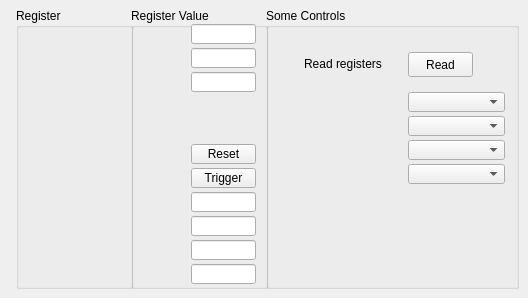
    <widget class="QWidget" name="tab_2">
     <attribute name="title">
      <string>Registers</string>
     </attribute>
     <widget class="QGroupBox" name="groupReg">
      <property name="geometry">
       <rect>
        <x>16</x>
        <y>8</y>
        <width>117</width>
        <height>281</height>
       </rect>
      </property>
      <property name="title">
       <string>Register</string>
      </property>
      <widget class="QCaLabelPlugin" name="qcalabelplugin_42">
       <property name="geometry">
        <rect>
         <x>48</x>
         <y>252</y>
         <width>58</width>
         <height>20</height>
        </rect>
       </property>
       <property name="alignment">
        <set>Qt::AlignRight|Qt::AlignTrailing|Qt::AlignVCenter</set>
       </property>
       <property name="variable" stdset="0">
        <string>$(P):LI:DCR.DESC</string>
       </property>
       <property name="variableSubstitutions" stdset="0">
        <string>P=TEST1:ADC</string>
       </property>
      </widget>
      <widget class="QCaLabelPlugin" name="qcalabelplugin_33">
       <property name="geometry">
        <rect>
         <x>37</x>
         <y>108</y>
         <width>69</width>
         <height>20</height>
        </rect>
       </property>
       <property name="alignment">
        <set>Qt::AlignRight|Qt::AlignTrailing|Qt::AlignVCenter</set>
       </property>
       <property name="variable" stdset="0">
        <string>$(P):LI:IVR.DESC</string>
       </property>
       <property name="variableSubstitutions" stdset="0">
        <string>P=TEST1:ADC</string>
       </property>
      </widget>
      <widget class="QCaLabelPlugin" name="qcalabelplugin_38">
       <property name="geometry">
        <rect>
         <x>48</x>
         <y>204</y>
         <width>58</width>
         <height>20</height>
        </rect>
       </property>
       <property name="alignment">
        <set>Qt::AlignRight|Qt::AlignTrailing|Qt::AlignVCenter</set>
       </property>
       <property name="variable" stdset="0">
        <string>$(P):LI:TR0.DESC</string>
       </property>
       <property name="variableSubstitutions" stdset="0">
        <string>P=TEST1:ADC</string>
       </property>
      </widget>
      <widget class="QCaLabelPlugin" name="qcalabelplugin_30">
       <property name="geometry">
        <rect>
         <x>48</x>
         <y>60</y>
         <width>58</width>
         <height>20</height>
        </rect>
       </property>
       <property name="alignment">
        <set>Qt::AlignRight|Qt::AlignTrailing|Qt::AlignVCenter</set>
       </property>
       <property name="variable" stdset="0">
        <string>$(P):LI:RCR.DESC</string>
       </property>
       <property name="variableSubstitutions" stdset="0">
        <string>P=TEST1:ADC</string>
       </property>
      </widget>
      <widget class="QCaLabelPlugin" name="qcalabelplugin_31">
       <property name="geometry">
        <rect>
         <x>37</x>
         <y>84</y>
         <width>69</width>
         <height>20</height>
        </rect>
       </property>
       <property name="alignment">
        <set>Qt::AlignRight|Qt::AlignTrailing|Qt::AlignVCenter</set>
       </property>
       <property name="variable" stdset="0">
        <string>$(P):LI:ICR.DESC</string>
       </property>
       <property name="variableSubstitutions" stdset="0">
        <string>P=TEST1:ADC</string>
       </property>
      </widget>
      <widget class="QCaLabelPlugin" name="qcalabelplugin_28">
       <property name="geometry">
        <rect>
         <x>48</x>
         <y>36</y>
         <width>58</width>
         <height>20</height>
        </rect>
       </property>
       <property name="alignment">
        <set>Qt::AlignRight|Qt::AlignTrailing|Qt::AlignVCenter</set>
       </property>
       <property name="variable" stdset="0">
        <string>$(P):LI:CCR.DESC</string>
       </property>
       <property name="variableSubstitutions" stdset="0">
        <string>P=TEST1:ADC</string>
       </property>
      </widget>
      <widget class="QCaLabelPlugin" name="qcalabelplugin_36">
       <property name="geometry">
        <rect>
         <x>48</x>
         <y>180</y>
         <width>58</width>
         <height>20</height>
        </rect>
       </property>
       <property name="alignment">
        <set>Qt::AlignRight|Qt::AlignTrailing|Qt::AlignVCenter</set>
       </property>
       <property name="variable" stdset="0">
        <string>$(P):LI:GAI.DESC</string>
       </property>
       <property name="variableSubstitutions" stdset="0">
        <string>P=TEST1:ADC</string>
       </property>
      </widget>
      <widget class="QCaLabelPlugin" name="qcalabelReset">
       <property name="geometry">
        <rect>
         <x>36</x>
         <y>132</y>
         <width>69</width>
         <height>20</height>
        </rect>
       </property>
       <property name="alignment">
        <set>Qt::AlignRight|Qt::AlignTrailing|Qt::AlignVCenter</set>
       </property>
       <property name="variable" stdset="0">
        <string>$(P):BO:RESET.DESC</string>
       </property>
       <property name="variableSubstitutions" stdset="0">
        <string>P=TEST1:ADC</string>
       </property>
      </widget>
      <widget class="QCaLabelPlugin" name="qcalabelplugin_40">
       <property name="geometry">
        <rect>
         <x>48</x>
         <y>228</y>
         <width>58</width>
         <height>20</height>
        </rect>
       </property>
       <property name="alignment">
        <set>Qt::AlignRight|Qt::AlignTrailing|Qt::AlignVCenter</set>
       </property>
       <property name="variable" stdset="0">
        <string>$(P):LI:TR1.DESC</string>
       </property>
       <property name="variableSubstitutions" stdset="0">
        <string>P=TEST1:ADC</string>
       </property>
      </widget>
      <widget class="QCaLabelPlugin" name="qcalabelSTrig">
       <property name="geometry">
        <rect>
         <x>4</x>
         <y>156</y>
         <width>101</width>
         <height>20</height>
        </rect>
       </property>
       <property name="alignment">
        <set>Qt::AlignRight|Qt::AlignTrailing|Qt::AlignVCenter</set>
       </property>
       <property name="variable" stdset="0">
        <string>$(P):BO:STRIG.DESC</string>
       </property>
       <property name="variableSubstitutions" stdset="0">
        <string>P=TEST1:ADC</string>
       </property>
      </widget>
      <widget class="QCaLabelPlugin" name="qcalabelplugin_25">
       <property name="geometry">
        <rect>
         <x>48</x>
         <y>12</y>
         <width>58</width>
         <height>20</height>
        </rect>
       </property>
       <property name="alignment">
        <set>Qt::AlignRight|Qt::AlignTrailing|Qt::AlignVCenter</set>
       </property>
       <property name="variable" stdset="0">
        <string>$(P):LI:CSR.DESC</string>
       </property>
       <property name="variableSubstitutions" stdset="0">
        <string>P=TEST1:ADC</string>
       </property>
      </widget>
     </widget>
     <widget class="QGroupBox" name="groupRegV">
      <property name="geometry">
       <rect>
        <x>131</x>
        <y>8</y>
        <width>137</width>
        <height>281</height>
       </rect>
      </property>
      <property name="title">
       <string>Register Value</string>
      </property>
      <widget class="QCaLabelPlugin" name="qcalabelplugin_35">
       <property name="geometry">
        <rect>
         <x>4</x>
         <y>184</y>
         <width>48</width>
         <height>20</height>
        </rect>
       </property>
       <property name="alignment">
        <set>Qt::AlignRight|Qt::AlignTrailing|Qt::AlignVCenter</set>
       </property>
       <property name="variable" stdset="0">
        <string>$(P):LI:GAI</string>
       </property>
       <property name="variableSubstitutions" stdset="0">
        <string>P=TEST1:ADC</string>
       </property>
       <property name="radix">
        <UInt>16</UInt>
       </property>
      </widget>
      <widget class="QCaLineEditPlugin" name="qcalineeditplugin_39">
       <property name="geometry">
        <rect>
         <x>60</x>
         <y>256</y>
         <width>65</width>
         <height>20</height>
        </rect>
       </property>
       <property name="variable" stdset="0">
        <string>$(P):LO:SC:DCR</string>
       </property>
       <property name="variableSubstitutions" stdset="0">
        <string>P=TEST1:ADC</string>
       </property>
       <property name="radix">
        <UInt>16</UInt>
       </property>
      </widget>
      <widget class="QCaLabelPlugin" name="qcalabelplugin_26">
       <property name="geometry">
        <rect>
         <x>4</x>
         <y>16</y>
         <width>48</width>
         <height>20</height>
        </rect>
       </property>
       <property name="alignment">
        <set>Qt::AlignRight|Qt::AlignTrailing|Qt::AlignVCenter</set>
       </property>
       <property name="variable" stdset="0">
        <string>$(P):LI:CSR</string>
       </property>
       <property name="variableSubstitutions" stdset="0">
        <string>P=TEST1:ADC</string>
       </property>
       <property name="radix">
        <UInt>16</UInt>
       </property>
      </widget>
      <widget class="QCaLineEditPlugin" name="qcalineeditplugin_38">
       <property name="geometry">
        <rect>
         <x>60</x>
         <y>232</y>
         <width>65</width>
         <height>20</height>
        </rect>
       </property>
       <property name="variable" stdset="0">
        <string>$(P):LO:SC:TR1</string>
       </property>
       <property name="variableSubstitutions" stdset="0">
        <string>P=TEST1:ADC</string>
       </property>
       <property name="radix">
        <UInt>16</UInt>
       </property>
      </widget>
      <widget class="QCaLabelPlugin" name="qcalabelplugin_39">
       <property name="geometry">
        <rect>
         <x>4</x>
         <y>232</y>
         <width>48</width>
         <height>20</height>
        </rect>
       </property>
       <property name="alignment">
        <set>Qt::AlignRight|Qt::AlignTrailing|Qt::AlignVCenter</set>
       </property>
       <property name="variable" stdset="0">
        <string>$(P):LI:TR1</string>
       </property>
       <property name="variableSubstitutions" stdset="0">
        <string>P=TEST1:ADC</string>
       </property>
       <property name="radix">
        <UInt>16</UInt>
       </property>
      </widget>
      <widget class="QCaLabelPlugin" name="qcalabelplugin_34">
       <property name="geometry">
        <rect>
         <x>4</x>
         <y>112</y>
         <width>48</width>
         <height>20</height>
        </rect>
       </property>
       <property name="alignment">
        <set>Qt::AlignRight|Qt::AlignTrailing|Qt::AlignVCenter</set>
       </property>
       <property name="variable" stdset="0">
        <string>$(P):LI:IVR</string>
       </property>
       <property name="variableSubstitutions" stdset="0">
        <string>P=TEST1:ADC</string>
       </property>
       <property name="radix">
        <UInt>16</UInt>
       </property>
      </widget>
      <widget class="QCaLineEditPlugin" name="qcalineeditplugin_33">
       <property name="geometry">
        <rect>
         <x>60</x>
         <y>16</y>
         <width>65</width>
         <height>20</height>
        </rect>
       </property>
       <property name="variable" stdset="0">
        <string>$(P):LO:SC:CSR</string>
       </property>
       <property name="variableSubstitutions" stdset="0">
        <string>P=TEST1:ADC</string>
       </property>
       <property name="radix">
        <UInt>16</UInt>
       </property>
      </widget>
      <widget class="QCaLabelPlugin" name="qcalabelplugin_32">
       <property name="geometry">
        <rect>
         <x>4</x>
         <y>88</y>
         <width>48</width>
         <height>20</height>
        </rect>
       </property>
       <property name="alignment">
        <set>Qt::AlignRight|Qt::AlignTrailing|Qt::AlignVCenter</set>
       </property>
       <property name="variable" stdset="0">
        <string>$(P):LI:ICR</string>
       </property>
       <property name="variableSubstitutions" stdset="0">
        <string>P=TEST1:ADC</string>
       </property>
       <property name="radix">
        <UInt>16</UInt>
       </property>
      </widget>
      <widget class="QCaLabelPlugin" name="qcalabelplugin_27">
       <property name="geometry">
        <rect>
         <x>4</x>
         <y>40</y>
         <width>48</width>
         <height>20</height>
        </rect>
       </property>
       <property name="alignment">
        <set>Qt::AlignRight|Qt::AlignTrailing|Qt::AlignVCenter</set>
       </property>
       <property name="variable" stdset="0">
        <string>$(P):LI:CCR</string>
       </property>
       <property name="variableSubstitutions" stdset="0">
        <string>P=TEST1:ADC</string>
       </property>
       <property name="radix">
        <UInt>16</UInt>
       </property>
      </widget>
      <widget class="QCaLineEditPlugin" name="qcalineeditplugin_35">
       <property name="geometry">
        <rect>
         <x>60</x>
         <y>64</y>
         <width>65</width>
         <height>20</height>
        </rect>
       </property>
       <property name="variable" stdset="0">
        <string>$(P):LO:SC:RCR</string>
       </property>
       <property name="variableSubstitutions" stdset="0">
        <string>P=TEST1:ADC</string>
       </property>
       <property name="radix">
        <UInt>16</UInt>
       </property>
      </widget>
      <widget class="QCaLineEditPlugin" name="qcalineeditplugin_36">
       <property name="geometry">
        <rect>
         <x>60</x>
         <y>184</y>
         <width>65</width>
         <height>20</height>
        </rect>
       </property>
       <property name="variable" stdset="0">
        <string>$(P):LO:SC:GAI</string>
       </property>
       <property name="variableSubstitutions" stdset="0">
        <string>P=TEST1:ADC</string>
       </property>
       <property name="radix">
        <UInt>16</UInt>
       </property>
      </widget>
      <widget class="QCaLabelPlugin" name="qcalabelplugin_29">
       <property name="geometry">
        <rect>
         <x>4</x>
         <y>64</y>
         <width>48</width>
         <height>20</height>
        </rect>
       </property>
       <property name="alignment">
        <set>Qt::AlignRight|Qt::AlignTrailing|Qt::AlignVCenter</set>
       </property>
       <property name="variable" stdset="0">
        <string>$(P):LI:RCR</string>
       </property>
       <property name="variableSubstitutions" stdset="0">
        <string>P=TEST1:ADC</string>
       </property>
       <property name="radix">
        <UInt>16</UInt>
       </property>
      </widget>
      <widget class="QCaLineEditPlugin" name="qcalineeditplugin_34">
       <property name="geometry">
        <rect>
         <x>60</x>
         <y>40</y>
         <width>65</width>
         <height>20</height>
        </rect>
       </property>
       <property name="variable" stdset="0">
        <string>$(P):LO:SC:CCR</string>
       </property>
       <property name="variableSubstitutions" stdset="0">
        <string>P=TEST1:ADC</string>
       </property>
       <property name="radix">
        <UInt>16</UInt>
       </property>
      </widget>
      <widget class="QCaLabelPlugin" name="qcalabelplugin_37">
       <property name="geometry">
        <rect>
         <x>4</x>
         <y>208</y>
         <width>48</width>
         <height>20</height>
        </rect>
       </property>
       <property name="alignment">
        <set>Qt::AlignRight|Qt::AlignTrailing|Qt::AlignVCenter</set>
       </property>
       <property name="variable" stdset="0">
        <string>$(P):LI:TR0</string>
       </property>
       <property name="variableSubstitutions" stdset="0">
        <string>P=TEST1:ADC</string>
       </property>
       <property name="radix">
        <UInt>16</UInt>
       </property>
      </widget>
      <widget class="QCaLabelPlugin" name="qcalabelplugin_41">
       <property name="geometry">
        <rect>
         <x>4</x>
         <y>256</y>
         <width>48</width>
         <height>20</height>
        </rect>
       </property>
       <property name="alignment">
        <set>Qt::AlignRight|Qt::AlignTrailing|Qt::AlignVCenter</set>
       </property>
       <property name="variable" stdset="0">
        <string>$(P):LI:DCR</string>
       </property>
       <property name="variableSubstitutions" stdset="0">
        <string>P=TEST1:ADC</string>
       </property>
       <property name="radix">
        <UInt>16</UInt>
       </property>
      </widget>
      <widget class="QCaPushButtonPlugin" name="qcapushbuttonplugin">
       <property name="geometry">
        <rect>
         <x>60</x>
         <y>136</y>
         <width>65</width>
         <height>20</height>
        </rect>
       </property>
       <property name="text">
        <string>Reset</string>
       </property>
       <property name="variable" stdset="0">
        <string>$(P):BO:RESET.PROC</string>
       </property>
       <property name="variableSubstitutions" stdset="0">
        <string>P=TEST1:ADC</string>
       </property>
       <property name="subscribe">
        <bool>false</bool>
       </property>
       <property name="pressText">
        <string>0</string>
       </property>
      </widget>
      <widget class="QCaPushButtonPlugin" name="qcapushbuttonplugin_2">
       <property name="geometry">
        <rect>
         <x>60</x>
         <y>160</y>
         <width>65</width>
         <height>20</height>
        </rect>
       </property>
       <property name="text">
        <string>Trigger</string>
       </property>
       <property name="variable" stdset="0">
        <string>$(P):BO:STRIG.PROC</string>
       </property>
       <property name="variableSubstitutions" stdset="0">
        <string>P=TEST1:ADC</string>
       </property>
       <property name="subscribe">
        <bool>false</bool>
       </property>
       <property name="pressText">
        <string>0</string>
       </property>
      </widget>
      <widget class="QCaLineEditPlugin" name="qcalineeditplugin_37">
       <property name="geometry">
        <rect>
         <x>60</x>
         <y>208</y>
         <width>65</width>
         <height>20</height>
        </rect>
       </property>
       <property name="variable" stdset="0">
        <string>$(P):LO:SC:TR0</string>
       </property>
       <property name="variableSubstitutions" stdset="0">
        <string>P=TEST1:ADC</string>
       </property>
       <property name="radix">
        <UInt>16</UInt>
       </property>
      </widget>
     </widget>
     <widget class="QCaPushButtonPlugin" name="qcapushbuttonplugin_3">
      <property name="geometry">
       <rect>
        <x>408</x>
        <y>52</y>
        <width>65</width>
        <height>25</height>
       </rect>
      </property>
      <property name="text">
       <string>Read</string>
      </property>
      <property name="variable" stdset="0">
       <string>$(P):BO:RREGS.PROC</string>
      </property>
      <property name="variableSubstitutions" stdset="0">
       <string>P=TEST1:ADC</string>
      </property>
      <property name="pressText">
       <string>0</string>
      </property>
     </widget>
     <widget class="QLabel" name="label">
      <property name="geometry">
       <rect>
        <x>304</x>
        <y>56</y>
        <width>97</width>
        <height>16</height>
       </rect>
      </property>
      <property name="text">
       <string>Read registers</string>
      </property>
     </widget>
     <widget class="QCaComboBoxPlugin" name="qcacomboboxplugin">
      <property name="geometry">
       <rect>
        <x>408</x>
        <y>92</y>
        <width>97</width>
        <height>20</height>
       </rect>
      </property>
      <property name="variable" stdset="0">
       <string>$(P):MBBO:TRIG</string>
      </property>
      <property name="variableSubstitutions" stdset="0">
       <string>P=TEST1:ADC</string>
      </property>
      <property name="subscribe">
       <bool>true</bool>
      </property>
     </widget>
     <widget class="QCaComboBoxPlugin" name="qcacomboboxplugin_2">
      <property name="geometry">
       <rect>
        <x>408</x>
        <y>116</y>
        <width>97</width>
        <height>20</height>
       </rect>
      </property>
      <property name="variable" stdset="0">
       <string>$(P):MBBO:SCAN</string>
      </property>
      <property name="variableSubstitutions" stdset="0">
       <string>P=TEST1:ADC</string>
      </property>
      <property name="subscribe">
       <bool>true</bool>
      </property>
     </widget>
     <widget class="QCaComboBoxPlugin" name="qcacomboboxplugin_3">
      <property name="geometry">
       <rect>
        <x>408</x>
        <y>140</y>
        <width>97</width>
        <height>20</height>
       </rect>
      </property>
      <property name="variable" stdset="0">
       <string>$(P):MBBO:GAIN</string>
      </property>
      <property name="variableSubstitutions" stdset="0">
       <string>P=TEST1:ADC</string>
      </property>
      <property name="subscribe">
       <bool>true</bool>
      </property>
     </widget>
     <widget class="QCaComboBoxPlugin" name="caComboISorc">
      <property name="geometry">
       <rect>
        <x>408</x>
        <y>164</y>
        <width>97</width>
        <height>20</height>
       </rect>
      </property>
      <property name="variable" stdset="0">
       <string>$(P):BO:ISORC</string>
      </property>
      <property name="variableSubstitutions" stdset="0">
       <string>P=TEST1:ADC</string>
      </property>
      <property name="subscribe">
       <bool>true</bool>
      </property>
     </widget>
     <widget class="QCaLabelPlugin" name="qcalabelplugin_43">
      <property name="geometry">
       <rect>
        <x>300</x>
        <y>92</y>
        <width>101</width>
        <height>20</height>
       </rect>
      </property>
      <property name="alignment">
       <set>Qt::AlignRight|Qt::AlignTrailing|Qt::AlignVCenter</set>
      </property>
      <property name="variable" stdset="0">
       <string>$(P):MBBO:TRIG.DESC</string>
      </property>
      <property name="variableSubstitutions" stdset="0">
       <string>P=TEST1:ADC</string>
      </property>
     </widget>
     <widget class="QCaLabelPlugin" name="qcalabelplugin_44">
      <property name="geometry">
       <rect>
        <x>288</x>
        <y>116</y>
        <width>113</width>
        <height>20</height>
       </rect>
      </property>
      <property name="alignment">
       <set>Qt::AlignRight|Qt::AlignTrailing|Qt::AlignVCenter</set>
      </property>
      <property name="variable" stdset="0">
       <string>$(P):MBBO:SCAN.DESC</string>
      </property>
      <property name="variableSubstitutions" stdset="0">
       <string>P=TEST1:ADC</string>
      </property>
     </widget>
     <widget class="QCaLabelPlugin" name="qcalabelplugin_45">
      <property name="geometry">
       <rect>
        <x>300</x>
        <y>140</y>
        <width>101</width>
        <height>20</height>
       </rect>
      </property>
      <property name="alignment">
       <set>Qt::AlignRight|Qt::AlignTrailing|Qt::AlignVCenter</set>
      </property>
      <property name="variable" stdset="0">
       <string>$(P):MBBO:GAIN.DESC</string>
      </property>
      <property name="variableSubstitutions" stdset="0">
       <string>P=TEST1:ADC</string>
      </property>
     </widget>
     <widget class="QCaLabelPlugin" name="qcalabelISource">
      <property name="geometry">
       <rect>
        <x>296</x>
        <y>164</y>
        <width>105</width>
        <height>20</height>
       </rect>
      </property>
      <property name="alignment">
       <set>Qt::AlignRight|Qt::AlignTrailing|Qt::AlignVCenter</set>
      </property>
      <property name="variable" stdset="0">
       <string>$(P):BO:ISORC.DESC</string>
      </property>
      <property name="variableSubstitutions" stdset="0">
       <string>P=TEST1:ADC</string>
      </property>
     </widget>
     <widget class="QGroupBox" name="groupCtrl">
      <property name="geometry">
       <rect>
        <x>266</x>
        <y>8</y>
        <width>253</width>
        <height>281</height>
       </rect>
      </property>
      <property name="title">
       <string>Some Controls</string>
      </property>
     </widget>
     <zorder>groupCtrl</zorder>
     <zorder>groupReg</zorder>
     <zorder>groupRegV</zorder>
     <zorder>qcapushbuttonplugin_3</zorder>
     <zorder>label</zorder>
     <zorder>qcacomboboxplugin</zorder>
     <zorder>qcacomboboxplugin_2</zorder>
     <zorder>qcacomboboxplugin_3</zorder>
     <zorder>caComboISorc</zorder>
     <zorder>qcalabelplugin_43</zorder>
     <zorder>qcalabelplugin_44</zorder>
     <zorder>qcalabelplugin_45</zorder>
     <zorder>qcalabelISource</zorder>
    </widget>
